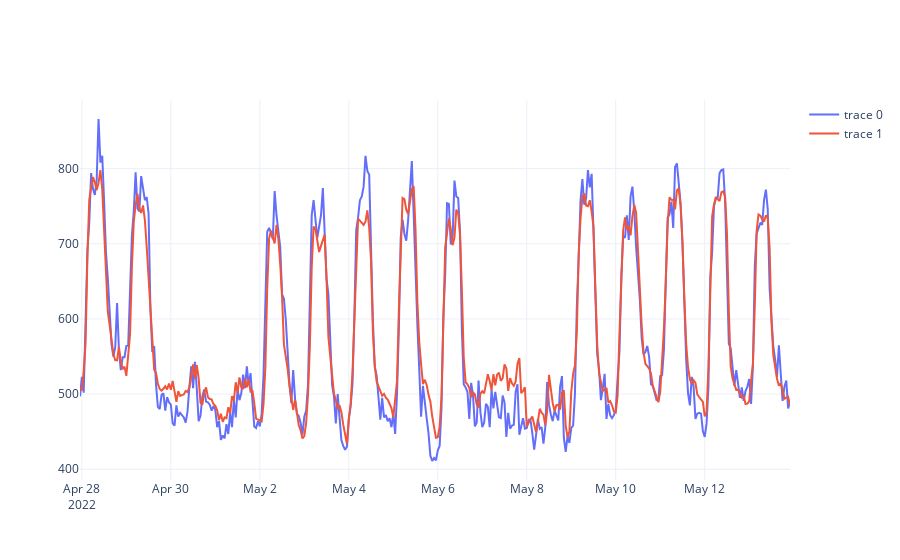

The code cell stored with this chart in its notebook:
### Code cell
p2 = go.Figure()
p2.add_trace(go.Scatter(x = df_result.index, y = df_result.value))
p2.add_trace(go.Scatter(x = df_result.index, y = df_result.predictions))

### Figure 1 — Plotly figure (JSON) as saved in the notebook; plotly's stock layout.template omitted (floating-point values rounded to 4 significant figures; data arrays with more than 128 entries replaced by an {"elided": "..."} marker saying what was removed)
{"data": [{"type": "scatter", "x": {"elided": "384 str values"}, "y": {"elided": "384 float values"}}, {"type": "scatter", "x": {"elided": "384 str values"}, "y": {"elided": "384 float values"}}], "layout": {}}
